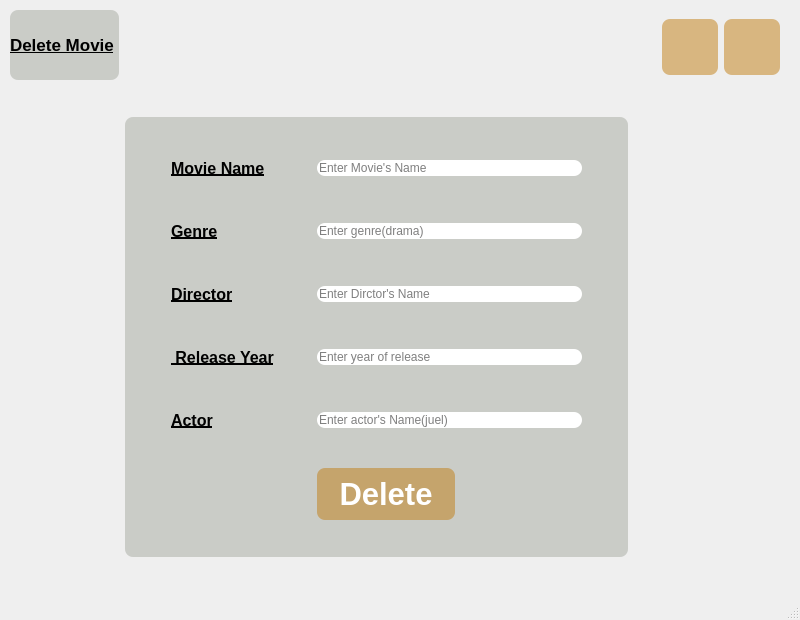
<?xml version="1.0" encoding="UTF-8"?>
<ui version="4.0">
 <class>delete_movie</class>
 <widget class="QMainWindow" name="delete_movie">
  <property name="geometry">
   <rect>
    <x>0</x>
    <y>0</y>
    <width>800</width>
    <height>620</height>
   </rect>
  </property>
  <property name="sizePolicy">
   <sizepolicy hsizetype="Fixed" vsizetype="Fixed">
    <horstretch>0</horstretch>
    <verstretch>0</verstretch>
   </sizepolicy>
  </property>
  <property name="minimumSize">
   <size>
    <width>778</width>
    <height>620</height>
   </size>
  </property>
  <property name="maximumSize">
   <size>
    <width>800</width>
    <height>644</height>
   </size>
  </property>
  <property name="windowTitle">
   <string>MainWindow</string>
  </property>
  <property name="styleSheet">
   <string notr="true">#centralwidget
{

	border-image: url(:/photos/images/pexels-taryn-elliott-6259455.jpg);
}
#gridWidget2
{
 background-color: rgba(186, 189, 182,0.7);
}
#label_5
{
 background-color: rgba(186, 189, 182,0.7);
color: black;
}
QPushButton
{
color : white;
background-color: rgba(193, 125, 17,0.5);
}
QPushButton:hover
{
    background-color:rgba(255, 255, 255,0.5);
    color: rgb(193, 125, 17);
}
QPushButton,#gridWidget2,#label_5,QLineEdit
{
border-width : 0px;
border-radius : 8px;
}</string>
  </property>
  <widget class="QWidget" name="centralwidget">
   <property name="sizePolicy">
    <sizepolicy hsizetype="Fixed" vsizetype="Fixed">
     <horstretch>0</horstretch>
     <verstretch>0</verstretch>
    </sizepolicy>
   </property>
   <property name="minimumSize">
    <size>
     <width>800</width>
     <height>579</height>
    </size>
   </property>
   <property name="maximumSize">
    <size>
     <width>800</width>
     <height>600</height>
    </size>
   </property>
   <layout class="QVBoxLayout" name="verticalLayout">
    <item>
     <widget class="QWidget" name="gridWidget" native="true">
      <layout class="QGridLayout" name="gridLayout">
       <property name="leftMargin">
        <number>1</number>
       </property>
       <property name="topMargin">
        <number>1</number>
       </property>
       <property name="rightMargin">
        <number>1</number>
       </property>
       <property name="bottomMargin">
        <number>1</number>
       </property>
       <item row="0" column="1">
        <spacer name="horizontalSpacer">
         <property name="orientation">
          <enum>Qt::Horizontal</enum>
         </property>
         <property name="sizeHint" stdset="0">
          <size>
           <width>40</width>
           <height>20</height>
          </size>
         </property>
        </spacer>
       </item>
       <item row="2" column="2">
        <spacer name="horizontalSpacer_3">
         <property name="orientation">
          <enum>Qt::Horizontal</enum>
         </property>
         <property name="sizeHint" stdset="0">
          <size>
           <width>40</width>
           <height>20</height>
          </size>
         </property>
        </spacer>
       </item>
       <item row="2" column="3">
        <spacer name="verticalSpacer">
         <property name="orientation">
          <enum>Qt::Vertical</enum>
         </property>
         <property name="sizeHint" stdset="0">
          <size>
           <width>20</width>
           <height>40</height>
          </size>
         </property>
        </spacer>
       </item>
       <item row="1" column="1">
        <spacer name="verticalSpacer_2">
         <property name="orientation">
          <enum>Qt::Vertical</enum>
         </property>
         <property name="sizeHint" stdset="0">
          <size>
           <width>20</width>
           <height>40</height>
          </size>
         </property>
        </spacer>
       </item>
       <item row="0" column="3">
        <widget class="QWidget" name="horizontalWidget" native="true">
         <property name="sizePolicy">
          <sizepolicy hsizetype="Fixed" vsizetype="Fixed">
           <horstretch>0</horstretch>
           <verstretch>0</verstretch>
          </sizepolicy>
         </property>
         <property name="minimumSize">
          <size>
           <width>137</width>
           <height>70</height>
          </size>
         </property>
         <layout class="QHBoxLayout" name="horizontalLayout">
          <item>
           <widget class="QPushButton" name="pushButton_2">
            <property name="sizePolicy">
             <sizepolicy hsizetype="Fixed" vsizetype="Fixed">
              <horstretch>0</horstretch>
              <verstretch>0</verstretch>
             </sizepolicy>
            </property>
            <property name="minimumSize">
             <size>
              <width>56</width>
              <height>56</height>
             </size>
            </property>
            <property name="maximumSize">
             <size>
              <width>56</width>
              <height>56</height>
             </size>
            </property>
            <property name="text">
             <string/>
            </property>
            <property name="icon">
             <iconset resource="photos.qrc">
              <normaloff>:/icons/p1/minimize.png</normaloff>:/icons/p1/minimize.png</iconset>
            </property>
            <property name="iconSize">
             <size>
              <width>50</width>
              <height>50</height>
             </size>
            </property>
           </widget>
          </item>
          <item>
           <widget class="QPushButton" name="pushButton">
            <property name="sizePolicy">
             <sizepolicy hsizetype="Fixed" vsizetype="Fixed">
              <horstretch>0</horstretch>
              <verstretch>0</verstretch>
             </sizepolicy>
            </property>
            <property name="minimumSize">
             <size>
              <width>56</width>
              <height>56</height>
             </size>
            </property>
            <property name="maximumSize">
             <size>
              <width>56</width>
              <height>56</height>
             </size>
            </property>
            <property name="text">
             <string/>
            </property>
            <property name="icon">
             <iconset resource="photos.qrc">
              <normaloff>:/icons/p1/cross.png</normaloff>:/icons/p1/cross.png</iconset>
            </property>
            <property name="iconSize">
             <size>
              <width>50</width>
              <height>50</height>
             </size>
            </property>
           </widget>
          </item>
         </layout>
        </widget>
       </item>
       <item row="2" column="0">
        <spacer name="horizontalSpacer_2">
         <property name="orientation">
          <enum>Qt::Horizontal</enum>
         </property>
         <property name="sizeType">
          <enum>QSizePolicy::Fixed</enum>
         </property>
         <property name="sizeHint" stdset="0">
          <size>
           <width>109</width>
           <height>20</height>
          </size>
         </property>
        </spacer>
       </item>
       <item row="3" column="1">
        <spacer name="verticalSpacer_3">
         <property name="orientation">
          <enum>Qt::Vertical</enum>
         </property>
         <property name="sizeHint" stdset="0">
          <size>
           <width>20</width>
           <height>40</height>
          </size>
         </property>
        </spacer>
       </item>
       <item row="2" column="1">
        <widget class="QWidget" name="gridWidget2" native="true">
         <property name="sizePolicy">
          <sizepolicy hsizetype="Fixed" vsizetype="Fixed">
           <horstretch>0</horstretch>
           <verstretch>0</verstretch>
          </sizepolicy>
         </property>
         <property name="minimumSize">
          <size>
           <width>503</width>
           <height>440</height>
          </size>
         </property>
         <layout class="QGridLayout" name="gridLayout_2">
          <item row="2" column="0">
           <widget class="QLabel" name="label_2">
            <property name="sizePolicy">
             <sizepolicy hsizetype="Fixed" vsizetype="Fixed">
              <horstretch>0</horstretch>
              <verstretch>0</verstretch>
             </sizepolicy>
            </property>
            <property name="minimumSize">
             <size>
              <width>95</width>
              <height>30</height>
             </size>
            </property>
            <property name="font">
             <font>
              <pointsize>12</pointsize>
              <weight>75</weight>
              <bold>true</bold>
              <underline>true</underline>
             </font>
            </property>
            <property name="text">
             <string>Director</string>
            </property>
           </widget>
          </item>
          <item row="1" column="0">
           <widget class="QLabel" name="label">
            <property name="sizePolicy">
             <sizepolicy hsizetype="Fixed" vsizetype="Fixed">
              <horstretch>0</horstretch>
              <verstretch>0</verstretch>
             </sizepolicy>
            </property>
            <property name="minimumSize">
             <size>
              <width>95</width>
              <height>30</height>
             </size>
            </property>
            <property name="font">
             <font>
              <pointsize>12</pointsize>
              <weight>75</weight>
              <bold>true</bold>
              <underline>true</underline>
             </font>
            </property>
            <property name="text">
             <string>Genre</string>
            </property>
           </widget>
          </item>
          <item row="3" column="1">
           <widget class="QLineEdit" name="released_le">
            <property name="sizePolicy">
             <sizepolicy hsizetype="Fixed" vsizetype="Fixed">
              <horstretch>0</horstretch>
              <verstretch>0</verstretch>
             </sizepolicy>
            </property>
            <property name="minimumSize">
             <size>
              <width>265</width>
              <height>0</height>
             </size>
            </property>
            <property name="text">
             <string/>
            </property>
            <property name="placeholderText">
             <string>Enter year of release</string>
            </property>
           </widget>
          </item>
          <item row="0" column="1">
           <widget class="QLineEdit" name="name_le">
            <property name="sizePolicy">
             <sizepolicy hsizetype="Fixed" vsizetype="Fixed">
              <horstretch>0</horstretch>
              <verstretch>0</verstretch>
             </sizepolicy>
            </property>
            <property name="minimumSize">
             <size>
              <width>265</width>
              <height>0</height>
             </size>
            </property>
            <property name="placeholderText">
             <string>Enter Movie's Name</string>
            </property>
           </widget>
          </item>
          <item row="4" column="1">
           <widget class="QLineEdit" name="actor_le">
            <property name="sizePolicy">
             <sizepolicy hsizetype="Fixed" vsizetype="Fixed">
              <horstretch>0</horstretch>
              <verstretch>0</verstretch>
             </sizepolicy>
            </property>
            <property name="minimumSize">
             <size>
              <width>265</width>
              <height>0</height>
             </size>
            </property>
            <property name="placeholderText">
             <string>Enter actor's Name(juel)</string>
            </property>
           </widget>
          </item>
          <item row="5" column="1">
           <widget class="QPushButton" name="pushButton_3">
            <property name="sizePolicy">
             <sizepolicy hsizetype="Fixed" vsizetype="Fixed">
              <horstretch>0</horstretch>
              <verstretch>0</verstretch>
             </sizepolicy>
            </property>
            <property name="minimumSize">
             <size>
              <width>138</width>
              <height>52</height>
             </size>
            </property>
            <property name="font">
             <font>
              <pointsize>23</pointsize>
              <weight>75</weight>
              <bold>true</bold>
             </font>
            </property>
            <property name="text">
             <string>Delete</string>
            </property>
           </widget>
          </item>
          <item row="1" column="1">
           <widget class="QLineEdit" name="genre_le">
            <property name="sizePolicy">
             <sizepolicy hsizetype="Fixed" vsizetype="Fixed">
              <horstretch>0</horstretch>
              <verstretch>0</verstretch>
             </sizepolicy>
            </property>
            <property name="minimumSize">
             <size>
              <width>265</width>
              <height>0</height>
             </size>
            </property>
            <property name="placeholderText">
             <string>Enter genre(drama)</string>
            </property>
           </widget>
          </item>
          <item row="0" column="0">
           <widget class="QLabel" name="l1">
            <property name="sizePolicy">
             <sizepolicy hsizetype="Fixed" vsizetype="Fixed">
              <horstretch>0</horstretch>
              <verstretch>0</verstretch>
             </sizepolicy>
            </property>
            <property name="minimumSize">
             <size>
              <width>95</width>
              <height>30</height>
             </size>
            </property>
            <property name="font">
             <font>
              <pointsize>12</pointsize>
              <weight>75</weight>
              <bold>true</bold>
              <underline>true</underline>
             </font>
            </property>
            <property name="text">
             <string>Movie Name</string>
            </property>
           </widget>
          </item>
          <item row="3" column="0">
           <widget class="QLabel" name="label_3">
            <property name="sizePolicy">
             <sizepolicy hsizetype="Fixed" vsizetype="Fixed">
              <horstretch>0</horstretch>
              <verstretch>0</verstretch>
             </sizepolicy>
            </property>
            <property name="minimumSize">
             <size>
              <width>95</width>
              <height>30</height>
             </size>
            </property>
            <property name="font">
             <font>
              <pointsize>12</pointsize>
              <weight>75</weight>
              <bold>true</bold>
              <underline>true</underline>
             </font>
            </property>
            <property name="text">
             <string> Release Year</string>
            </property>
           </widget>
          </item>
          <item row="4" column="0">
           <widget class="QLabel" name="label_4">
            <property name="sizePolicy">
             <sizepolicy hsizetype="Fixed" vsizetype="Fixed">
              <horstretch>0</horstretch>
              <verstretch>0</verstretch>
             </sizepolicy>
            </property>
            <property name="minimumSize">
             <size>
              <width>95</width>
              <height>30</height>
             </size>
            </property>
            <property name="font">
             <font>
              <pointsize>12</pointsize>
              <weight>75</weight>
              <bold>true</bold>
              <underline>true</underline>
             </font>
            </property>
            <property name="text">
             <string>Actor</string>
            </property>
           </widget>
          </item>
          <item row="2" column="1">
           <widget class="QLineEdit" name="director_le">
            <property name="sizePolicy">
             <sizepolicy hsizetype="Fixed" vsizetype="Fixed">
              <horstretch>0</horstretch>
              <verstretch>0</verstretch>
             </sizepolicy>
            </property>
            <property name="minimumSize">
             <size>
              <width>265</width>
              <height>0</height>
             </size>
            </property>
            <property name="placeholderText">
             <string>Enter Dirctor's Name</string>
            </property>
           </widget>
          </item>
         </layout>
        </widget>
       </item>
       <item row="0" column="0">
        <widget class="QLabel" name="label_5">
         <property name="font">
          <font>
           <pointsize>13</pointsize>
           <weight>75</weight>
           <bold>true</bold>
           <underline>true</underline>
          </font>
         </property>
         <property name="text">
          <string>Delete Movie</string>
         </property>
        </widget>
       </item>
      </layout>
     </widget>
    </item>
   </layout>
  </widget>
  <widget class="QMenuBar" name="menubar">
   <property name="geometry">
    <rect>
     <x>0</x>
     <y>0</y>
     <width>800</width>
     <height>22</height>
    </rect>
   </property>
  </widget>
  <widget class="QStatusBar" name="statusbar"/>
 </widget>
 <resources>
  <include location="photos.qrc"/>
 </resources>
 <connections>
  <connection>
   <sender>pushButton</sender>
   <signal>clicked()</signal>
   <receiver>delete_movie</receiver>
   <slot>close()</slot>
   <hints>
    <hint type="sourcelabel">
     <x>749</x>
     <y>77</y>
    </hint>
    <hint type="destinationlabel">
     <x>796</x>
     <y>67</y>
    </hint>
   </hints>
  </connection>
  <connection>
   <sender>pushButton_2</sender>
   <signal>clicked()</signal>
   <receiver>delete_movie</receiver>
   <slot>showMinimized()</slot>
   <hints>
    <hint type="sourcelabel">
     <x>669</x>
     <y>61</y>
    </hint>
    <hint type="destinationlabel">
     <x>797</x>
     <y>110</y>
    </hint>
   </hints>
  </connection>
 </connections>
</ui>
